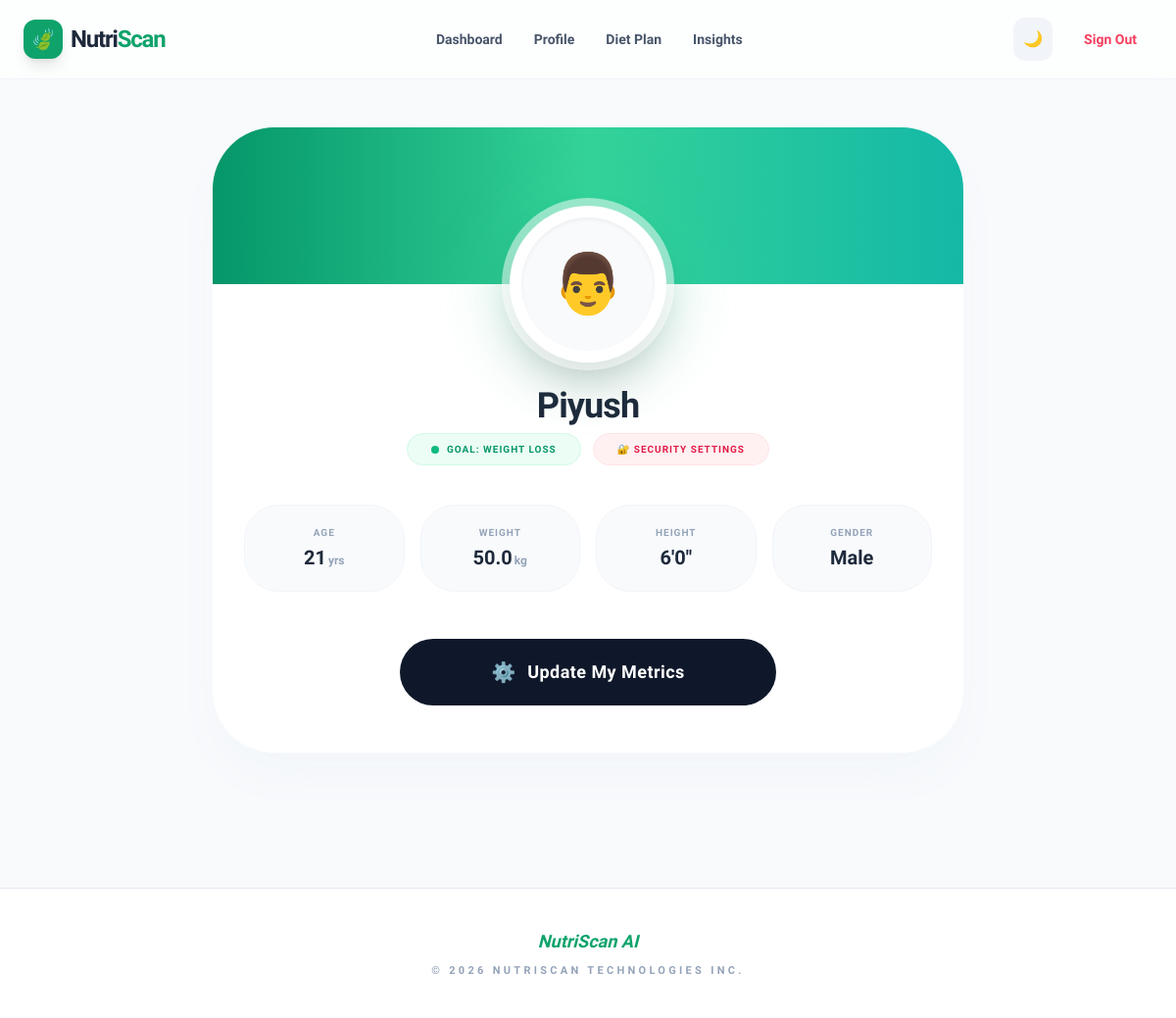
Screenshot of /profile/ (signed in) with the database file from the repository.
### core/models.py (models this page shows, shortened)
class UserProfile(models.Model):
    user = models.OneToOneField(
        User,
        on_delete=models.CASCADE,
        related_name='profile'
    )
    age = models.PositiveIntegerField(null=True, blank=True)
    height_feet = models.PositiveIntegerField(null=True, blank=True)
    height_inches = models.PositiveIntegerField(null=True, blank=True)
    weight = models.FloatField(null=True, blank=True)
    gender = models.CharField(
        max_length=10,
        choices=[
            ('male','Male'),
            ('female','Female'),
            ('other','Other')
        ],
        null=True,
        blank=True
    )
    goal = models.CharField(
        max_length=20,
        choices=[
            ('loss','Weight Loss'),
            ('gain','Weight Gain'),
            ('maintain','Maintain')
        ],
        null=True,
        blank=True
    )
    is_profile_complete = models.BooleanField(default=False)

### core/views.py (the view, shortened to what this page needs)
# urls.py: path('profile/', views.profile, name='profile'),
@login_required
def profile(request):
    profile, created = UserProfile.objects.get_or_create(user=request.user)
    if request.method == 'POST':
        form = UserProfileForm(request.POST, instance=profile)
        if form.is_valid():
            form.save()
            return redirect('profile')
    else:
        form = UserProfileForm(instance=profile)
    return render(request, 'profile.html', {'profile': profile, 'form': form})

### core/templates/profile.html (shortened to what this page needs)
{% extends 'base.html' %}
{% block content %}
<div class="max-w-5xl mx-auto px-4 py-12 animate-fade-in bg-slate-50 dark:bg-slate-950 transition-colors duration-500">
    <div class="mb-12">
        <div class="bg-white dark:bg-slate-900 rounded-[4rem] shadow-2xl shadow-slate-100 dark:shadow-none border border-slate-50 dark:border-slate-800 overflow-hidden group max-w-3xl mx-auto transition-all">
            <div class="px-8 pb-12 text-center">
                <div class="relative -mt-20 mb-6 inline-block">
                    <div class="relative w-40 h-40 bg-white dark:bg-slate-800 rounded-full p-3 shadow-2xl ring-8 ring-white/50 dark:ring-slate-800/50">
                        <div class="w-full h-full bg-slate-50 dark:bg-slate-900 rounded-full flex items-center justify-center text-6xl shadow-inner">
                            {% if profile.gender == 'female' %} 👩 {% else %} 👨 {% endif %}
                        </div>
                    </div>
                </div>
                <h3 class="text-4xl font-black text-slate-800 dark:text-white mb-2 tracking-tight">{{ user.username }}</h3>
                <div class="flex flex-wrap justify-center gap-3 mb-10">
                    <div class="inline-flex items-center px-6 py-2 bg-emerald-50 dark:bg-emerald-900/30 text-emerald-600 dark:text-emerald-400 text-[10px] font-black rounded-full border border-emerald-100 dark:border-emerald-800 uppercase tracking-widest">
                        <span class="w-2 h-2 bg-emerald-500 rounded-full mr-2"></span>
                        Goal: {{ profile.get_goal_display }}
                    </div>
                    <a href="{% url 'change_password' %}" class="inline-flex items-center px-6 py-2 bg-rose-50 dark:bg-rose-900/30 text-rose-600 dark:text-rose-400 text-[10px] font-black rounded-full border border-rose-100 dark:border-rose-800 uppercase tracking-widest hover:bg-rose-100 dark:hover:bg-rose-900/50 transition-colors">
                        🔐 Security Settings
                    </a>
                </div>
                <div class="grid grid-cols-2 md:grid-cols-4 gap-4 mb-12">
                    <div class="metric-card bg-slate-50 dark:bg-slate-800/50 border border-slate-100 dark:border-slate-700 p-5 rounded-[2.2rem] transition-all hover:bg-emerald-50/50 dark:hover:bg-emerald-900/20">
                        <p class="metric-label text-[10px] font-extrabold text-slate-400 uppercase tracking-widest mb-1">Age</p>
                        <span class="metric-value text-xl font-black text-slate-800 dark:text-slate-100">{{ profile.age }}<small class="unit text-xs ml-0.5 text-slate-400">yrs</small></span>
                    </div>
                    <div class="metric-card bg-slate-50 dark:bg-slate-800/50 border border-slate-100 dark:border-slate-700 p-5 rounded-[2.2rem] transition-all hover:bg-emerald-50/50 dark:hover:bg-emerald-900/20">
                        <p class="metric-label text-[10px] font-extrabold text-slate-400 uppercase tracking-widest mb-1">Weight</p>
                        <span class="metric-value text-xl font-black text-slate-800 dark:text-slate-100">{{ profile.weight }}<small class="unit text-xs ml-0.5 text-slate-400">kg</small></span>
                    </div>
                    <div class="metric-card bg-slate-50 dark:bg-slate-800/50 border border-slate-100 dark:border-slate-700 p-5 rounded-[2.2rem] transition-all hover:bg-emerald-50/50 dark:hover:bg-emerald-900/20">
                        <p class="metric-label text-[10px] font-extrabold text-slate-400 uppercase tracking-widest mb-1">Height</p>
                        <span class="metric-value text-xl font-black text-slate-800 dark:text-slate-100">{{ profile.height_feet }}'{{ profile.height_inches }}"</span>
                    </div>
                    <div class="metric-card bg-slate-50 dark:bg-slate-800/50 border border-slate-100 dark:border-slate-700 p-5 rounded-[2.2rem] transition-all hover:bg-emerald-50/50 dark:hover:bg-emerald-900/20">
                        <p class="metric-label text-[10px] font-extrabold text-slate-400 uppercase tracking-widest mb-1">Gender</p>
                        <span class="metric-value text-xl font-black text-slate-800 dark:text-slate-100">{{ profile.get_gender_display }}</span>
                    </div>
                </div>
                <button id="editBtn" class="group relative flex items-center justify-center space-x-3 w-full max-w-sm mx-auto py-5 bg-slate-900 dark:bg-emerald-600 text-white rounded-[2.2rem] font-bold transition-all duration-500 hover:bg-emerald-600 dark:hover:bg-emerald-700 hover:-translate-y-2 hover:shadow-[0_30px_60px_-12px_rgba(16,185,129,0.3)] active:scale-95 overflow-hidden">
                    <span class="text-xl group-hover:rotate-12 transition-transform">⚙️</span>
                    <span id="btnText" class="text-lg tracking-wide">Update My Metrics</span>
                </button>
            </div>
        </div>
    </div>
</div>
{% endblock %}

### core/templates/base.html (style rules this page uses)
body { font-family: 'Plus Jakarta Sans', sans-serif; transition: background-color 0.5s ease; }

### rows the page displays
UserProfile: goal "WEIGHT LOSS", age "21", weight "50.0", height_feet "6", height_inches "0", gender "Male"

### other values shown
{{ user.username }} "Piyush"
